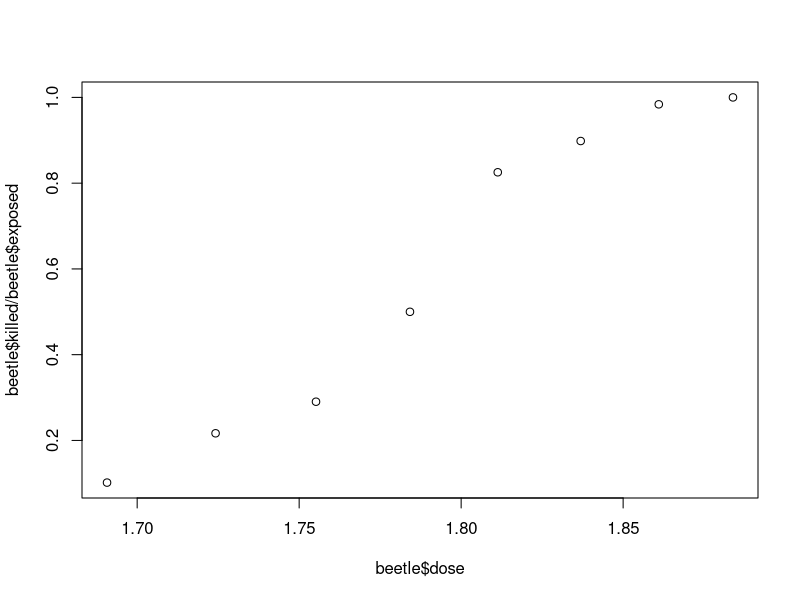
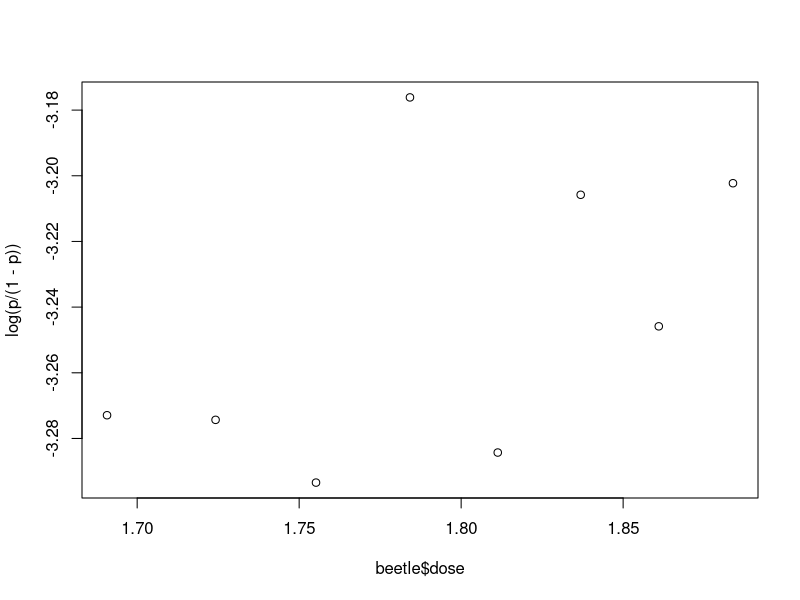

Write the R code that produced these figures, in order. (Note: this script raises an error after producing the figures.)
## ---- chunk 1
knitr::opts_chunk$set(eval = FALSE)
knitr::opts_knit$set(root.dir = file.path('..', 'datasets'))
## ---- chunk 2
beetle <- read.csv("beetle.csv")
## ---- chunk 3
beet_lm <- lm(killed / exposed ~ dose , data = beetle, weights = exposed)
summary(beet_lm)
predict(beet_lm)
## ---- chunk 4
plot(beetle$dose, beetle$killed / beetle$exposed)
p <- (beetle$dose + 0.5) / (beetle$exposed + 1)
plot(beetle$dose, log(p/(1-p)))
## ---- chunk 5
beet_glm <- glm(killed/exposed ~ dose, data=beetle, family=binomial, weights=exposed)
## ---- chunk 6
summary(beet_glm)
## ---- chunk 7
anova(beet_glm, test="Chisq")
## ---- chunk 8
predict(beet_glm, type="response")
## ---- chunk 9
z <- 1./(1. + exp( - x))
compl <- 1- exp(-exp(x))
curve(pnorm(x), from = -5, to = 5,
      main = "Comparison of Probit, Logit and Clog", col=2)
curve(1/(1 + exp(- x)), lty = 2, col = 4, add = TRUE)
curve(1- exp(-exp(x)), lty = 3, col = 6, add = TRUE)
legend("bottomleft", legend = c("Probit", "Logit", "cloglog"),
      lty = c(1, 2, 3), col = c(2, 4, 6))
## ---- chunk 10
beet_prlink <- glm(killed/exposed ~ dose, data = beetle, family = binomial(probit), 
                   weights = exposed)
beet_cloglinklink <- glm(killed/exposed ~ dose, data = beetle, 
                         family = binomial(cloglog), weights = exposed)
summary(beet_prlink)
summary(beet_cloglinklink)
summary(beet_glm)
